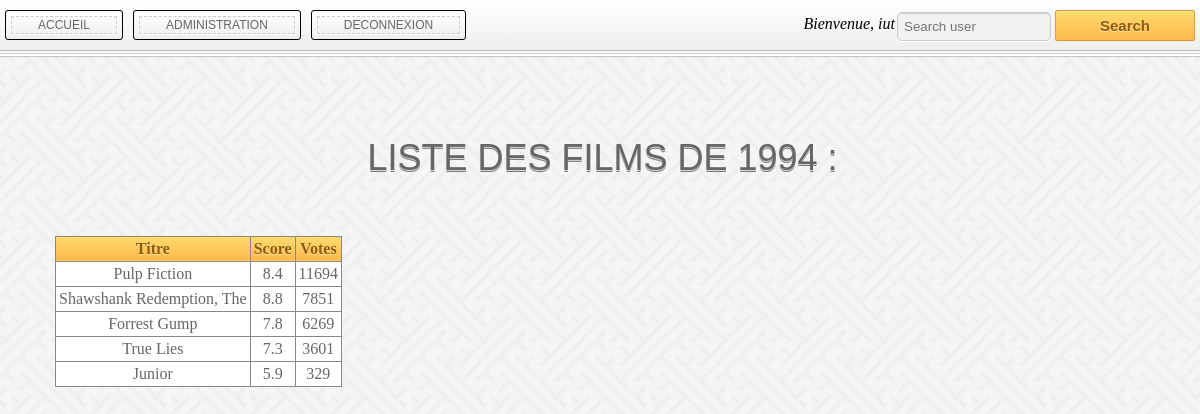
The app's page /index.php?annee=1994 (signed in) with its own data.
### tables this page shows
CREATE TABLE `movie` (
  `MovieID` int(11) NOT NULL,
  `Titre` varchar(70) NOT NULL,
  `Année` int(4) NOT NULL,
  `Score` float NOT NULL,
  `Votes` int(11) NOT NULL
);

### Model/FilmManager.php (called while the page is built, shortened)
<?php
  class  FilmManager extends Model{
    public function getFilmsAnnee($annee){
      $sql = 'SELECT MovieID, Titre, Score, Votes FROM Movie where Année = :p_annee';
      $req = $this->executerRequete($sql, array('p_annee' => $annee));
      $results=$req->fetchAll(PDO::FETCH_ASSOC);
      return $results;
    }
  }
?>

### Model/Model.php (called while the page is built)
<?php
	abstract class Model{
		private static $bdd;
		protected function executerRequete($sql, $params = null) {
			if ($params == null) {
				$resultat = self::getBdd()->query($sql);
			}
			else {
				$resultat = self::getBdd()->prepare($sql);
				$resultat->execute($params);
			}
			return $resultat;
		}
		private static function getBdd() {
			if(self::$bdd == null){
				require './bin/Cinema.php';
				self::$bdd = new PDO('mysql:host='.$host .';dbname='.$nombase ,$user,$password);
				self::$bdd->exec('SET NAMES utf8');
				self::$bdd->setAttribute(PDO::ATTR_ERRMODE,PDO::ERRMODE_EXCEPTION);
			}
			return self::$bdd;
		}
	}
?>

### Views/filmannee.php (the view, shortened to what this page needs)
<?php
  echo '<h1>Liste des films de '.$_GET['annee'].' :</h1>';
  echo '<table id="tablefilm"><tr><th>Titre</th>
  <th>Score</th>
  <th>Votes</th></tr>';
  foreach($filmsannee as $ligne)
    echo '<tr><td><a href="index.php?movieid='.$ligne['MovieID'].'">'.$ligne['Titre'].'</a></td><td>'.$ligne['Score'].'</td><td>'.$ligne['Votes'].'</td></tr>';
  echo '</table>';
  require("Views/menu.php");
  require("Views/layout.php");
?>

### Web/CSS/styles.css (style rules this page uses)
table { border-collapse: collapse; margin-top: 30px; text-align: center; margin-left: 50px; }
th,td { border: 1px solid #888; padding: 3px; }
a { color: #666; text-decoration: none; }
td { background-color: #fff; color: #666; }
html { background-image: url('sayagata-400px.png'); padding: 0; margin: 0; }
th { background-color: #ffb94b; background-image: -webkit-gradient(linear, left top, left bottom, from(#fddb6f), to(#ffb94b)); background-image: -webkit-linear-gradient(top, #fddb6f, #ffb94b); background-image: -moz-linear-gradient(top, #fddb6f, #ffb94b); background-image: -ms-linear-gradient(top, #fddb6f, #ffb94b); background-image: -o-linear-gradient(top, #fddb6f, #ffb94b); background-image: linear-gradient(top, #fddb6f, #ffb94b); text-shadow: 0 1px 0 rgba(255,255,255,0.5); color: #8f5a0a; }
body { margin: 0; padding: 0 0 30px 0; }
h1 { padding: 50px 0 30px 0; text-shadow: 0 1px 0 rgba(255, 255, 255, .7), 0px 2px 0 rgba(0, 0, 0, .5); text-transform: uppercase; text-align: center; color: #666; font: normal 36px/1 Verdana, Helvetica; }

### records on screen
movie: Titre "Pulp Fiction", Score "8.4", Votes "11694"
movie: Titre "Shawshank Redemption, The", Score "8.8", Votes "7851"
movie: Titre "Forrest Gump", Score "7.8", Votes "6269"
movie: Titre "True Lies", Score "7.3", Votes "3601"
movie: Titre "Junior", Score "5.9", Votes "329"

### other values on screen
$_SESSION['login'] "iut"
$_GET['annee'] "1994"
